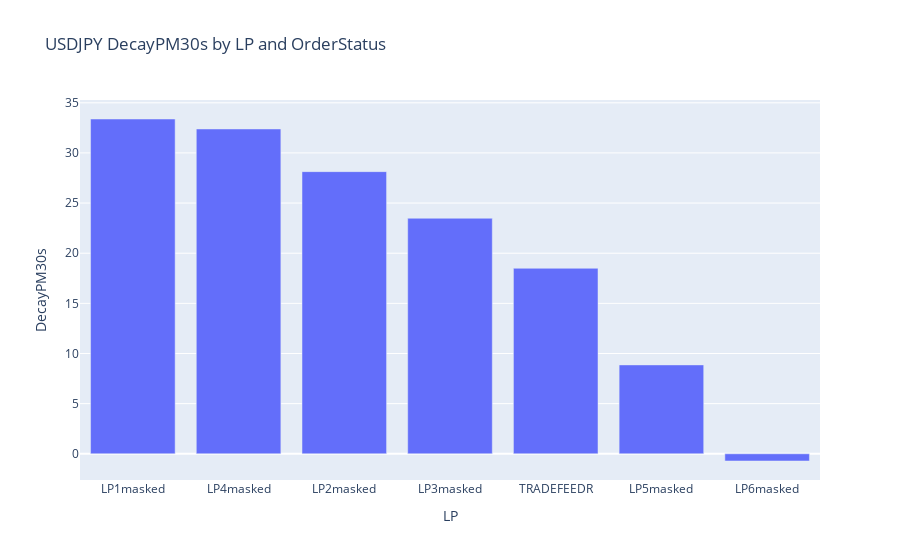

Source (notebook cell):
### Code cell
fig = px.bar(df[df.OrderStatus == "F"], y= "DecayPM30s", title = "USDJPY DecayPM30s by LP and OrderStatus")
fig.show()

### Figure 1 — Plotly figure (JSON) as saved in the notebook; plotly's stock layout.template omitted (floating-point values rounded to 4 significant figures)
{"data": [{"alignmentgroup": "True", "hovertemplate": "LP=%{x}<br>DecayPM30s=%{y}<extra></extra>", "legendgroup": "", "marker": {"color": "#636efa", "pattern": {"shape": ""}}, "name": "", "offsetgroup": "", "orientation": "v", "showlegend": false, "textposition": "auto", "type": "bar", "x": ["LP1masked", "LP4masked", "LP2masked", "LP3masked", "TRADEFEEDR", "LP5masked", "LP6masked"], "xaxis": "x", "y": [33.38, 32.39, 28.14, 23.49, 18.5, 8.864, -0.7193], "yaxis": "y"}], "layout": {"autosize": true, "barmode": "relative", "legend": {"tracegroupgap": 0}, "title": {"text": "USDJPY DecayPM30s by LP and OrderStatus"}, "xaxis": {"anchor": "y", "autorange": true, "domain": [0, 1], "range": [-0.5, 6.5], "title": {"text": "LP"}, "type": "category"}, "yaxis": {"anchor": "x", "autorange": true, "domain": [0, 1], "range": [-2.614, 35.28], "title": {"text": "DecayPM30s"}, "type": "linear"}}}
